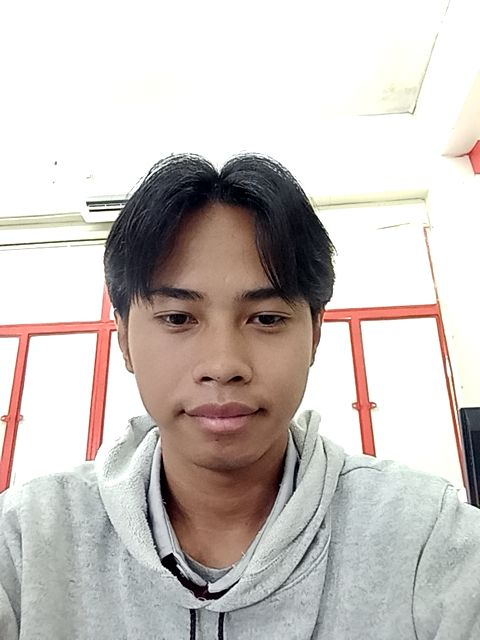
#> input picture img/007.jpg, 480 x 640 px; its folder holds only this picture in this run
$ python train.py
#> lines starting #> are read from the running program, lines starting #| are printed output that depends on the picture
import cv2
import os
import numpy as np
import pickle
from PIL import Image

IMAGE_DIR = "img"
# ใช้ Haar Cascade ตัวมาตรฐาน
face_cascade = cv2.CascadeClassifier(cv2.data.haarcascades + 'haarcascade_frontalface_default.xml')
recognizer = cv2.face.LBPHFaceRecognizer_create()

label_ids = {}
y_labels = []
x_train = []
current_id = 0

print("⏳ กำลังเตรียมสอน AI โปรดรอสักครู่...")

if not os.path.exists(IMAGE_DIR):
    print(f"❌ ไม่พบโฟลเดอร์ {IMAGE_DIR}")
    exit()

for file in os.listdir(IMAGE_DIR):
    if file.lower().endswith((".png", ".jpg", ".jpeg")):
        path = os.path.join(IMAGE_DIR, file)
        student_id = os.path.splitext(file)[0]

        if student_id not in label_ids.values():
            label_ids[current_id] = student_id
            current_id += 1

        id_ = [k for k, v in label_ids.items() if v == student_id][0]

        # 1. โหลดรูปและแปลงเป็น Grayscale
        pil_image = Image.open(path).convert("L")
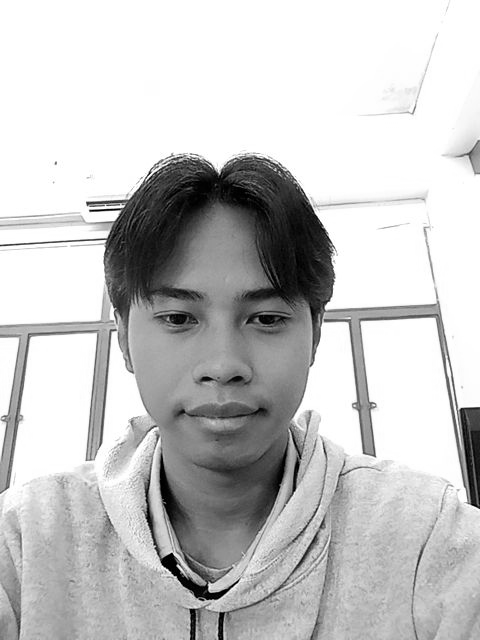
#> pil_image: PIL image 480x640 L; min 0, max 255, mean 197.4
        image_array = np.array(pil_image, "uint8")

        # 2. ปรับสมดุลแสง (Histogram Equalization) ช่วยให้ AI เห็นรายละเอียดหน้าชัดขึ้น
        image_array = cv2.equalizeHist(image_array)
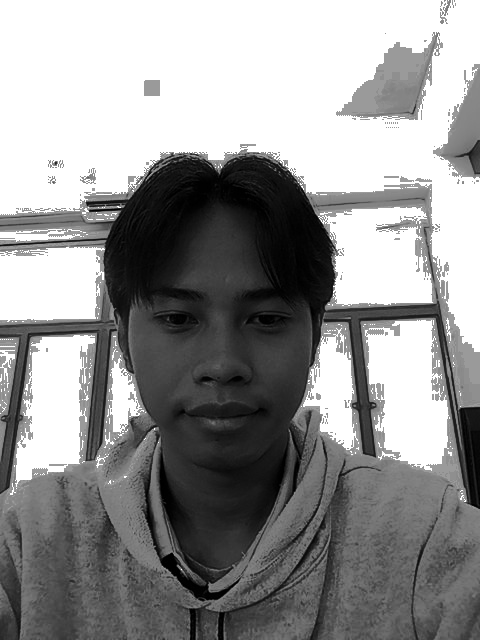
#> image_array: shape (640, 480); min 0, max 255, mean 148

        # 3. ค้นหาใบหน้า (ปรับ scaleFactor และ minNeighbors ให้เหมาะสม)
        faces = face_cascade.detectMultiScale(image_array, scaleFactor=1.1, minNeighbors=4)
#> faces = [[121, 241, 202, 202]]

        for (x, y, w, h) in faces:
            roi = image_array[y:y+h, x:x+w]
            x_train.append(roi)
            y_labels.append(id_)
#> this loop made 1 pass
#> pass 1, `roi = image_array[y:y+h, x:x+w]`:
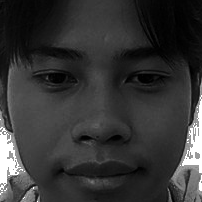
#> roi: shape (202, 202); min 0, max 255, mean 52.5
#> after the loop, x_train = 1 item; y_labels = [0]

if len(x_train) > 0:
    # เริ่มการสอน AI
    recognizer.train(x_train, np.array(y_labels))
    recognizer.save("trainer.yml")

    # บันทึก label_ids
    with open("labels.pkl", "wb") as f:
        pickle.dump(label_ids, f)

    print(f"✔️ สอน AI เสร็จสิ้น! จำใบหน้าได้ {len(np.unique(y_labels))} คน")
#| ✔️ สอน AI เสร็จสิ้น! จำใบหน้าได้ 1 คน
else:
    print("❌ ไม่พบใบหน้าในรูปภาพ! ตรวจสอบว่ารูปในโฟลเดอร์ img มีใบหน้าคนชัดเจนและไม่เอียงจนเกินไป")
